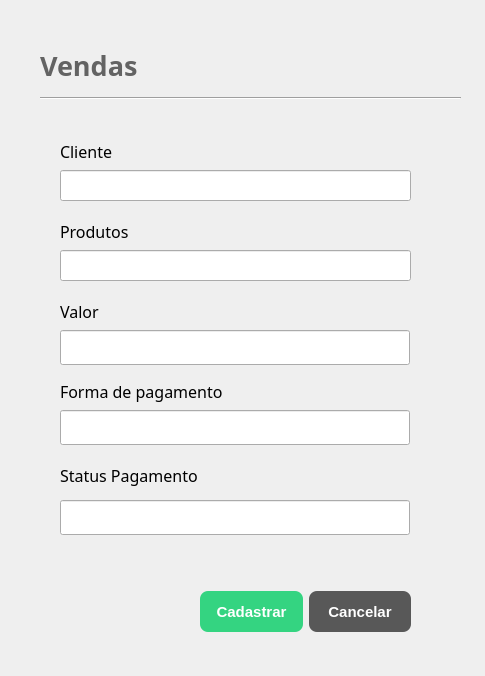
<?xml version="1.0" encoding="UTF-8"?>
<ui version="4.0">
 <class>cadastroVendas</class>
 <widget class="QDialog" name="cadastroVendas">
  <property name="geometry">
   <rect>
    <x>0</x>
    <y>0</y>
    <width>485</width>
    <height>676</height>
   </rect>
  </property>
  <property name="windowTitle">
   <string>Dialog</string>
  </property>
  <widget class="QWidget" name="layoutWidget_2">
   <property name="geometry">
    <rect>
     <x>200</x>
     <y>590</y>
     <width>211</width>
     <height>43</height>
    </rect>
   </property>
   <layout class="QHBoxLayout" name="horizontalLayout">
    <item>
     <widget class="QPushButton" name="cadastrarVenda">
      <property name="minimumSize">
       <size>
        <width>0</width>
        <height>41</height>
       </size>
      </property>
      <property name="styleSheet">
       <string notr="true">QPushButton{
	background-color: #34D481;
	color: white;
	border: none;
	border-radius: 8px;
	font-weight: bold;
	font-size: 15px
}</string>
      </property>
      <property name="text">
       <string>Cadastrar</string>
      </property>
     </widget>
    </item>
    <item>
     <widget class="QPushButton" name="cancelar">
      <property name="minimumSize">
       <size>
        <width>0</width>
        <height>41</height>
       </size>
      </property>
      <property name="styleSheet">
       <string notr="true">QPushButton{
	background-color: #585858;
	color: white;
	border: none;
	border-radius: 8px;
	font-weight: bold;
	font-size: 15px
}</string>
      </property>
      <property name="text">
       <string>Cancelar</string>
      </property>
      <property name="checkable">
       <bool>true</bool>
      </property>
     </widget>
    </item>
   </layout>
  </widget>
  <widget class="QLabel" name="cliente">
   <property name="geometry">
    <rect>
     <x>60</x>
     <y>140</y>
     <width>58</width>
     <height>22</height>
    </rect>
   </property>
   <property name="font">
    <font>
     <family>Montserrat Medium</family>
     <pointsize>12</pointsize>
    </font>
   </property>
   <property name="text">
    <string>Cliente</string>
   </property>
  </widget>
  <widget class="QLabel" name="vendas">
   <property name="geometry">
    <rect>
     <x>40</x>
     <y>47</y>
     <width>107</width>
     <height>37</height>
    </rect>
   </property>
   <property name="font">
    <font>
     <family>Montserrat ExtraBold</family>
     <pointsize>20</pointsize>
     <weight>75</weight>
     <bold>true</bold>
    </font>
   </property>
   <property name="styleSheet">
    <string notr="true">color: rgb(99, 99, 99);</string>
   </property>
   <property name="text">
    <string>Vendas</string>
   </property>
  </widget>
  <widget class="Line" name="line">
   <property name="geometry">
    <rect>
     <x>40</x>
     <y>90</y>
     <width>421</width>
     <height>16</height>
    </rect>
   </property>
   <property name="orientation">
    <enum>Qt::Horizontal</enum>
   </property>
  </widget>
  <widget class="QLabel" name="produtos">
   <property name="geometry">
    <rect>
     <x>60</x>
     <y>220</y>
     <width>76</width>
     <height>22</height>
    </rect>
   </property>
   <property name="font">
    <font>
     <family>Montserrat Medium</family>
     <pointsize>12</pointsize>
    </font>
   </property>
   <property name="text">
    <string>Produtos</string>
   </property>
  </widget>
  <widget class="QLabel" name="formaDePagamento">
   <property name="geometry">
    <rect>
     <x>60</x>
     <y>380</y>
     <width>180</width>
     <height>22</height>
    </rect>
   </property>
   <property name="font">
    <font>
     <family>Montserrat Medium</family>
     <pointsize>12</pointsize>
    </font>
   </property>
   <property name="text">
    <string>Forma de pagamento</string>
   </property>
  </widget>
  <widget class="QLabel" name="statusPagamento_2">
   <property name="geometry">
    <rect>
     <x>60</x>
     <y>460</y>
     <width>221</width>
     <height>31</height>
    </rect>
   </property>
   <property name="font">
    <font>
     <family>Montserrat Medium</family>
     <pointsize>12</pointsize>
    </font>
   </property>
   <property name="text">
    <string>Status Pagamento</string>
   </property>
  </widget>
  <widget class="QLabel" name="valor">
   <property name="geometry">
    <rect>
     <x>60</x>
     <y>300</y>
     <width>41</width>
     <height>22</height>
    </rect>
   </property>
   <property name="font">
    <font>
     <family>Montserrat Medium</family>
     <pointsize>12</pointsize>
    </font>
   </property>
   <property name="text">
    <string>Valor</string>
   </property>
  </widget>
  <widget class="QLineEdit" name="vendasValor">
   <property name="geometry">
    <rect>
     <x>60</x>
     <y>330</y>
     <width>350</width>
     <height>35</height>
    </rect>
   </property>
   <property name="maximumSize">
    <size>
     <width>350</width>
     <height>35</height>
    </size>
   </property>
   <property name="font">
    <font>
     <pointsize>12</pointsize>
    </font>
   </property>
  </widget>
  <widget class="QLineEdit" name="vendasCliente">
   <property name="geometry">
    <rect>
     <x>60</x>
     <y>170</y>
     <width>351</width>
     <height>31</height>
    </rect>
   </property>
  </widget>
  <widget class="QLineEdit" name="vendasProdutos">
   <property name="geometry">
    <rect>
     <x>60</x>
     <y>250</y>
     <width>351</width>
     <height>31</height>
    </rect>
   </property>
  </widget>
  <widget class="QLineEdit" name="vendasPagamento">
   <property name="geometry">
    <rect>
     <x>60</x>
     <y>410</y>
     <width>350</width>
     <height>35</height>
    </rect>
   </property>
   <property name="maximumSize">
    <size>
     <width>350</width>
     <height>35</height>
    </size>
   </property>
   <property name="font">
    <font>
     <pointsize>12</pointsize>
    </font>
   </property>
  </widget>
  <widget class="QLineEdit" name="vendasStatus">
   <property name="geometry">
    <rect>
     <x>60</x>
     <y>500</y>
     <width>350</width>
     <height>35</height>
    </rect>
   </property>
   <property name="maximumSize">
    <size>
     <width>350</width>
     <height>35</height>
    </size>
   </property>
   <property name="font">
    <font>
     <pointsize>12</pointsize>
    </font>
   </property>
  </widget>
 </widget>
 <resources/>
 <connections>
  <connection>
   <sender>cancelar</sender>
   <signal>toggled(bool)</signal>
   <receiver>cadastroVendas</receiver>
   <slot>close()</slot>
   <hints>
    <hint type="sourcelabel">
     <x>464</x>
     <y>807</y>
    </hint>
    <hint type="destinationlabel">
     <x>596</x>
     <y>888</y>
    </hint>
   </hints>
  </connection>
 </connections>
</ui>
